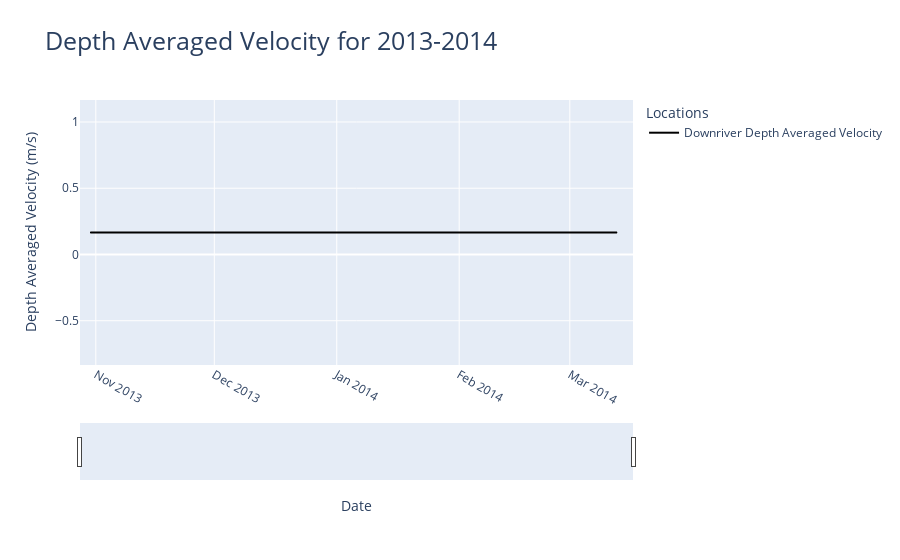

Write notebook code for a chart like this one.
### Code cell
# private dock midestuary
# Data points every 5 minuetes
# HDR is sea level

import pandas as pd
import scipy.io as sio
from scipy import interpolate
import numpy as np
import datetime
import matplotlib.pyplot as plt
import plotly.express as px
from plotly.subplots import make_subplots
import plotly.graph_objects as go
import re
import json
%matplotlib ipympl

def Array_To_DataFrame(matDF, varName) :
    npArray = np.array([])
    for i in range (matDF[varName].shape[0]) :
        npArray = np.concatenate((npArray, matDF[varName][i].flatten()))
    return npArray
def matFile_To_DF(matFile) :
    tempDF = sio.loadmat(matFile)
    matDataMidFiltered = {}
    for dictKey in tempDF.keys() :
        if isinstance(tempDF[dictKey], np.ndarray) :
            if tempDF[dictKey].shape[0] > 1 :
                matDataMidFiltered.update({dictKey : tempDF[dictKey]})

    matMidDF = pd.DataFrame({dictKey: np.array(dictValue).flatten() for dictKey, dictValue in matDataMidFiltered.items()})
    return matMidDF

def matFileCurrent_To_DF(matFile) :
    tempDF = sio.loadmat(matFile)
    matDataMidFiltered = {}
    for dictKey in tempDF.keys() :
        if isinstance(tempDF[dictKey], np.ndarray) :
            if tempDF[dictKey].shape[0] > 1 and tempDF[dictKey].shape[1] > 1 :
                for i in range(tempDF[dictKey].shape[0]) :
                    matDataMidFiltered.update({dictKey + '_z_' + str(i) : tempDF[dictKey][i]})
            elif dictKey == 'DN':
                matDataMidFiltered.update({dictKey : tempDF[dictKey]})

    matMidDF = pd.DataFrame({dictKey: np.array(dictValue).flatten() for dictKey, dictValue in matDataMidFiltered.items()})
    matMidZ = pd.DataFrame({'z' : tempDF['Z'].flatten()})
    return (matMidDF, matMidZ, tempDF)

# import files for 2012-2013 and extract sea level data
matDockDF = matFile_To_DF('2013_14\\P_processed_01.mat')
# import downriver current data
mainFile = sio.loadmat('UV_SSC_extrap_rotatecurrents.mat')

DN1314 = mainFile['DN1314']
alongChannelVelocityDR = mainFile['UsiR_DR1314']
alongChannelVelocityUR = mainFile['UsiR_UR1314']
depthsDR = mainFile['ZsiDR1314']
depthsUR = mainFile['ZsiUR1314']
seaLevelDR = mainFile['HlDR']
seaLevelUR = mainFile['HlUR']

# create depth range for the buckets splits depths into 20 equal intervals
depthRangeDR = np.linspace(depthsDR.min(), depthsDR.max(), num=depthsDR.shape[0] + 1)
depthBucketsDR = []
# create array with nans to hold same length of the original velocity array
bucketAlongChannelVelocityDR = np.full(alongChannelVelocityDR.shape, np.nan)
# array to count number of velocity arrays in each bucket
bucketVelocityCountDR = np.full(alongChannelVelocityDR.shape, 0)

# loop through each depth range and place velocities in buckets
for i in range(depthRangeDR.shape[0]-1) :
    # mean depth for each bucket
    depthBucketsDR.append((depthRangeDR[i] + depthRangeDR[i+1])/2)
    # go through time values in the along channel velocity array
    for j in range(alongChannelVelocityDR.shape[1]) :
        # go through depth values to find which bucket
        for k in range(alongChannelVelocityDR.shape[0]) :
            # if depth at that point is in the current bucket range add to bucket
            if depthsDR[k][j] >= depthRangeDR[i] and depthsDR[k][j] < depthRangeDR[i+1] :
                # if value is nan, gives it the along channel velocity value
                if np.isnan(bucketAlongChannelVelocityDR[i][j]) :
                    bucketAlongChannelVelocityDR[i][j] = alongChannelVelocityDR[k][j]
                    bucketVelocityCountDR[i][j] = 1
                # if value is not nan, adds to existing value
                else :
                    bucketAlongChannelVelocityDR[i][j] = bucketAlongChannelVelocityDR[i][j] + np.nan_to_num(alongChannelVelocityDR[k][j])
                    bucketVelocityCountDR[i][j] += 1
# divide by number of values in each bucket to get mean
for i in range(bucketAlongChannelVelocityDR.shape[0]) :
    for j in range(bucketAlongChannelVelocityDR.shape[1]) :
        if bucketVelocityCountDR[i,j] > 0 :
            bucketAlongChannelVelocityDR[i,j] = bucketAlongChannelVelocityDR[i,j] / bucketVelocityCountDR[i,j]

seaLevel = mainFile['HlDR']
ADCPDict = {'DN' : DN1314.flatten(), 'U' : bucketAlongChannelVelocityDR, 'Z' : depthBucketsDR + abs(depthRangeDR[0]), 'H' : seaLevel.flatten()}
# resize U array to match matDockDF DN length
ADCPDictUResized = np.resize(ADCPDict['U'], (ADCPDict['U'].shape[0], 38311))

for i in range(ADCPDict['U'].shape[0]) :
    # interpolate each depth level to match matDockDF DN values
    tempNp = np.interp(matDockDF['DN'], ADCPDict['DN'].flatten(), ADCPDict['U'][i])
    ADCPDictUResized[i] = tempNp
#mat lab date origin
origin = np.datetime64('0000-01-01', 'D') - np.timedelta64(1, 'D')
#convert DN to datetime
matDockDF['DN'] = (matDockDF['DN'] * np.timedelta64(24*3600000, 'ms') + origin + np.timedelta64(500, 'ms')).astype('datetime64[s]')
ADCPDict['DN'] = (ADCPDict['DN'] * np.timedelta64(24*3600000, 'ms') + origin + np.timedelta64(500, 'ms')).astype('datetime64[s]')

# CALCULATION OF DEPTH AVERAGED VELOCITY FOR DOWNRIVER SITE du/dz
downriverDepthAveragedVelocity = np.full(ADCPDictUResized.shape[1], np.nan)
for j in range(ADCPDictUResized.shape[1]) :
    downriverDepthAveragedVelocity[j] = np.nanmean(ADCPDictUResized[:,j])
ADCPDict['DepthAveragedU13_14'] = downriverDepthAveragedVelocity    

# UPRIVER

# create depth range for the buckets splits depths into 20 equal intervals
depthRangeUR = np.linspace(depthsUR.min(), depthsUR.max(), num=depthsUR.shape[0] + 1)
depthBucketsUR = []
# create array with nans to hold same length of the original velocity array
bucketAlongChannelVelocityUR = np.full(alongChannelVelocityUR.shape, np.nan)
# array to count number of velocity arrays in each bucket
bucketVelocityCountUR = np.full(alongChannelVelocityUR.shape, 0)

# loop through each depth range and place velocities in buckets
for i in range(depthRangeUR.shape[0]-1) :
    # mean depth for each bucket
    depthBucketsUR.append((depthRangeUR[i] + depthRangeUR[i+1])/2)
    # go through time values in the along channel velocity array
    for j in range(alongChannelVelocityUR.shape[1]) :
        # go through depth values to find which bucket
        for k in range(alongChannelVelocityUR.shape[0]) :
            # if depth at that point is in the current bucket range add to bucket
            if depthsUR[k][j] >= depthRangeUR[i] and depthsDR[k][j] < depthRangeUR[i+1] :
                # if value is nan, gives it the along channel velocity value
                if np.isnan(bucketAlongChannelVelocityUR[i][j]) :
                    bucketAlongChannelVelocityUR[i][j] = alongChannelVelocityUR[k][j]
                    bucketVelocityCountUR[i][j] = 1
                # if value is not nan, adds to existing value
                else :
                    bucketAlongChannelVelocityUR[i][j] = bucketAlongChannelVelocityUR[i][j] + np.nan_to_num(alongChannelVelocityUR[k][j])
                    bucketVelocityCountUR[i][j] += 1
# divide by number of values in each bucket to get mean
for i in range(bucketAlongChannelVelocityUR.shape[0]) :
    for j in range(bucketAlongChannelVelocityUR.shape[1]) :
        if bucketVelocityCountUR[i,j] > 0 :
            bucketAlongChannelVelocityUR[i,j] = bucketAlongChannelVelocityUR[i,j] / bucketVelocityCountUR[i,j]

seaLevel = mainFile['HlDR']
ADCPDict = {'DN' : DN1314.flatten(), 'U' : bucketAlongChannelVelocityDR, 'Z' : depthBucketsDR + abs(depthRangeDR[0]), 'H' : seaLevel.flatten()}
AquadoppDict = {'DN' : DN1314.flatten(), 'U' : bucketAlongChannelVelocityUR, 'Z' : depthBucketsUR + abs(depthRangeUR[0]), 'H' : seaLevel.flatten()}
# resize U array to match matDockDF DN length
ADCPDictUResized = np.resize(ADCPDict['U'], (ADCPDict['U'].shape[0], 38311))
AquadoppDictUResized = np.resize(AquadoppDict['U'], (AquadoppDict['U'].shape[0], 38311))

for i in range(ADCPDict['U'].shape[0]) :
    # interpolate each depth level to match matDockDF DN values
    tempNp = np.interp(matDockDF['DN'], ADCPDict['DN'].flatten(), ADCPDict['U'][i])
    ADCPDictUResized[i] = tempNp
for i in range(AquadoppDict['U'].shape[0]) :
    # interpolate each depth level to match matDockDF DN values
    tempNp = np.interp(matDockDF['DN'], AquadoppDict['DN'].flatten(), AquadoppDict['U'][i])
    AquadoppDictUResized[i] = tempNp
#mat lab date origin
AquadoppDict['DN'] = (AquadoppDict['DN'] * np.timedelta64(24*3600000, 'ms') + origin + np.timedelta64(500, 'ms')).astype('datetime64[s]')

# CALCULATION OF DEPTH AVERAGED VELOCITY FOR DOWNRIVER SITE du/dz
downriverDepthAveragedVelocity = np.full(ADCPDictUResized.shape[1], np.nan)
for j in range(ADCPDictUResized.shape[1]) :
    downriverDepthAveragedVelocity[j] = np.nanmean(ADCPDictUResized[:,j])
ADCPDict['DepthAveragedU13_14'] = downriverDepthAveragedVelocity    
# CALCULATION OF DEPTH AVERAGED VELOCITY FOR UPRIVER SITE du/dz
upriverDepthAveragedVelocity = np.full(AquadoppDictUResized.shape[1], np.nan)
for j in range(AquadoppDictUResized.shape[1]) :
    upriverDepthAveragedVelocity[j] = np.nanmean(AquadoppDictUResized[:,j])
AquadoppDict['DepthAveragedU13_14'] = upriverDepthAveragedVelocity

depthAvgfig = px.line(x = matDockDF['DN'], y = [ADCPDict['DepthAveragedU13_14']], color_discrete_sequence= ["black"], title = "Depth Averaged Velocity Downriver 2013-2014")
depthAvgFigLabel = ['Downriver Depth Averaged Velocity']
for idx in range(len(depthAvgFigLabel)):
    depthAvgfig.data[idx].name = depthAvgFigLabel[idx]
    depthAvgfig.data[idx].hovertemplate = 'variable=' + depthAvgFigLabel[idx] + '<br>x=%{x}<br>value=%{y}<extra></extra>'
    depthAvgfig.data[idx].legendgroup = depthAvgFigLabel[idx]


depthAvgfig.update_layout(title=dict(text= "Depth Averaged Velocity for 2013-2014", font=dict(size=25)))
depthAvgfig.update_xaxes(tickangle=30)
depthAvgfig.update_xaxes(rangeslider_visible=True)
depthAvgfig.update_xaxes(range = [pd.Timestamp('2013-10-28'),pd.Timestamp('2014-03-17')])
depthAvgfig.update_layout(xaxis_title="Date", yaxis_title="Depth Averaged Velocity (m/s)", legend_title="Locations")
depthAvgfig.show()



fig, (ax1, ax2) = plt.subplots(2, figsize=(10, 8))
plt.subplots_adjust(hspace=3)
contourPlot = ax1.contourf(matDockDF['DN'], (ADCPDict['Z']), ADCPDictUResized, levels = len(ADCPDict['Z']), cmap = 'cividis')
fig.colorbar(contourPlot, ax = ax1, label = 'Along Channel Velocity (m/s)')
ax1.plot(matDockDF['DN'], matDockDF['Hdr'], linewidth=2, label='SeaLevel at Downriver Location', color = 'black')
ax1.set_title('Sea Level at Downriver Location and Current Profile 2013-2014')
ax1.set_xlabel('Date')
ax1.set_ylabel('Depth (m)')
ax1.set_xlim([matDockDF['DN'].min(), matDockDF['DN'].max()])
ax1.tick_params('x', rotation = -30)

contourPlot2 = ax2.contourf(matDockDF['DN'], (AquadoppDict['Z']), AquadoppDictUResized, levels = len(AquadoppDict['Z']), cmap = 'cividis')
fig.colorbar(contourPlot2, ax = ax2, label = 'Along Channel Velocity (m/s)')
ax2.plot(matDockDF['DN'], matDockDF['Hur'], linewidth=2, label='SeaLevel at Upriver Location', color = 'black')
ax2.set_title('Sea Level at Upriver Location and Current Profile 2013-2014')
ax2.set_xlabel('Date')
ax2.set_ylabel('Depth (m)')


plt.tight_layout()
plt.show()

### Figure 1 — Plotly figure (JSON) as saved in the notebook; plotly's stock layout.template omitted (floating-point values rounded to 4 significant figures; data arrays with more than 128 entries replaced by an {"elided": "..."} marker saying what was removed)
{"data": [{"hovertemplate": "variable=Downriver Depth Averaged Velocity<br>x=%{x}<br>value=%{y}<extra></extra>", "legendgroup": "Downriver Depth Averaged Velocity", "line": {"color": "black", "dash": "solid"}, "marker": {"symbol": "circle"}, "mode": "lines", "name": "Downriver Depth Averaged Velocity", "showlegend": true, "type": "scattergl", "x": {"elided": "38311 str values"}, "xaxis": "x", "y": {"elided": "38311 float values"}, "yaxis": "y"}], "layout": {"legend": {"title": {"text": "Locations"}, "tracegroupgap": 0}, "title": {"font": {"size": 25}, "text": "Depth Averaged Velocity for 2013-2014"}, "xaxis": {"anchor": "y", "domain": [0, 1], "range": ["2013-10-28T00:00:00", "2014-03-17T00:00:00"], "rangeslider": {"visible": true}, "tickangle": 30, "title": {"text": "Date"}}, "yaxis": {"anchor": "x", "domain": [0, 1], "title": {"text": "Depth Averaged Velocity (m/s)"}}}}
